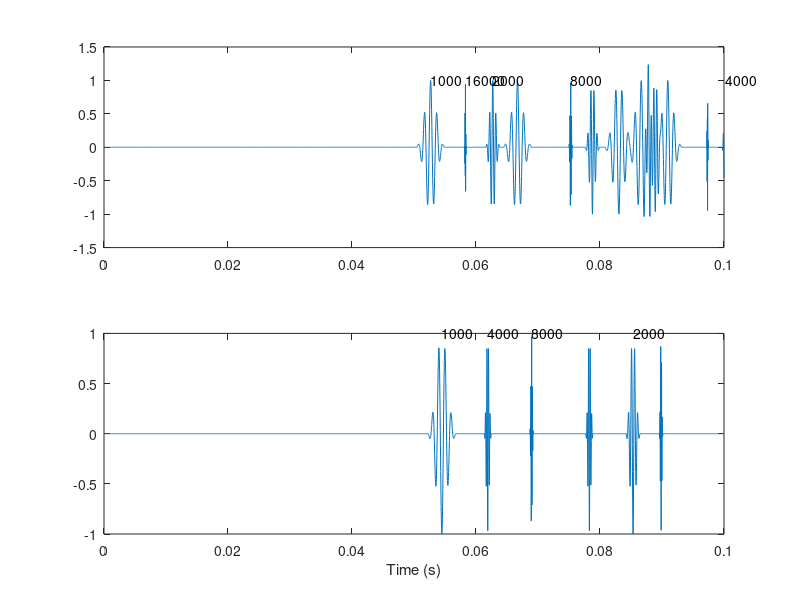

Here is the MATLAB script that generated this plot:
function [s_l, s_r, ix_l, ix_r] = Create_pABR_Sounds(freqs,stim_rate,epoch_dur,f_samp,n_cycles,edge_skip,plot_flag)
% This function creates pABR sounds. It returns two sound vectors, one for each ear,
% as well as the samples within the sound vectors at which the tones at each frequency occur. 
% The input parameters are decsribed next to the default value assignments below.

%% Sound parameters
if nargin < 1; freqs = 1000.*[1 2 4 8 16]; end % Tone frequencies to include (Hz)
if nargin < 2; stim_rate = 40; end %Number of tones per second for each frequency - keep this number even!
if nargin < 3; epoch_dur = 100; end % Total duration of sound (s)
if nargin < 4; f_samp = 44100; end % Sampling rate for sound (Hz)
if nargin < 5; n_cycles = 5; end % Number of cycles per tone pip
if nargin < 6; edge_skip = 0.05; end % Don't put any tones this close to the start or end of file (s)
if nargin < 7; plot_flag = 1; end % Plot the first few tones?

%% Create waveforms for each frequency
for i_freq = 1:length(freqs),

    dur = ceil(n_cycles*f_samp/freqs(i_freq));

    win = blackman(dur);

    dur = n_cycles/freqs(i_freq);

    t = [0:(1/f_samp):(ceil(dur*f_samp)-1)/f_samp]';

    waves{i_freq} = cos(2*pi*freqs(i_freq)*t).*win;

end

%% Create sound
dur = floor(epoch_dur*f_samp);

s_l = zeros(dur,1);
s_r = s_l;

edge = floor(edge_skip*f_samp);
ix_all = edge+1:dur-edge;

polarity = 1;

for i_freq = 1:length(freqs),

    ix = ix_all(randperm(length(ix_all)));
    ix_l{i_freq} = sort(ix(1:(stim_rate*epoch_dur)));

    for i_stim = 1:stim_rate*epoch_dur,

        rng = ix(i_stim)-ceil(length(waves{i_freq})/2):ix(i_stim)-ceil(length(waves{i_freq})/2)+length(waves{i_freq})-1;

        s_l(rng) = s_l(rng)+polarity*waves{i_freq};

        polarity = -polarity;

    end

    ix = ix_all(randperm(length(ix_all)));
    ix_r{i_freq} = sort(ix(1:(stim_rate*epoch_dur)));

    for i_stim = 1:stim_rate*epoch_dur,

        rng = ix(i_stim)-ceil(length(waves{i_freq})/2):ix(i_stim)-ceil(length(waves{i_freq})/2)+length(waves{i_freq})-1;

        s_r(rng) = s_r(rng)+polarity*waves{i_freq};

        polarity = -polarity;

    end
end

%% Plot the sounds and label the first tone for each frequency
if plot_flag
    x_max = floor(f_samp/10);
    t = 1/f_samp:1/f_samp:dur/f_samp;
    figure
    subplot(2,1,1)
    plot(t(1:x_max),s_l(1:x_max)),
    for i_freq = 1:length(freqs),
        x = ix_l{i_freq}(1);
        text(t(x),1,num2str(freqs(i_freq)));
    end  
    subplot(2,1,2)
    plot(t(1:x_max),s_r(1:x_max)),
    for i_freq = 1:length(freqs),
        x = ix_r{i_freq}(1);
        text(t(x),1,num2str(freqs(i_freq)));
    end
    xlabel('Time (s)')
end
